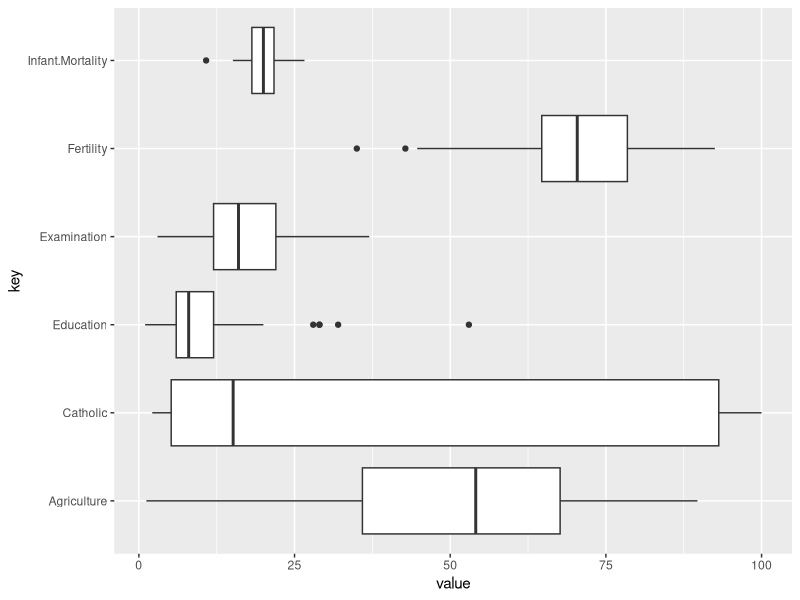
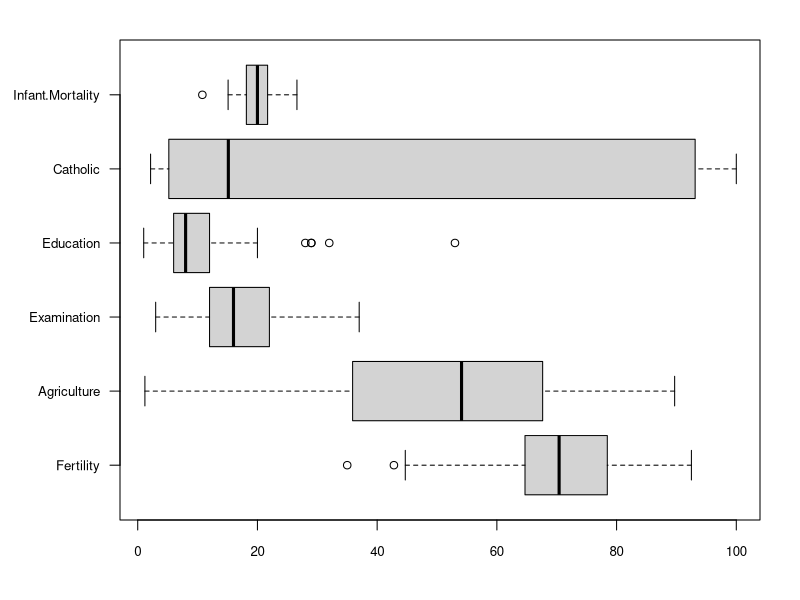

Write the R code that produced these figures, in order. (Note: this script raises an error after producing the figures.)
## ---- chunk 1
library(knitr)
options(digits = 3, scipen = 999)
opts_chunk$set(fig.align='center',
               echo = TRUE, message = FALSE,
               warning = FALSE,
               eval = TRUE, error = TRUE)
## ---- chunk 2
# install.packages("tidyverse") # uncomment if you haven't done this yet
library(tidyverse)
## ---- chunk 3
library(tidyverse)
tidyswiss <- swiss %>% rownames_to_column("Province") %>%
  gather(key, value, -Province)
ggplot(tidyswiss, aes(x = key, y = value)) + geom_boxplot() +
  coord_flip()
## ---- chunk 4
oldpar <- par(mar = c(4, 6, 2, 2))
boxplot(swiss,
        horizontal = TRUE,
        cex.axis = .8,
        las = 1)
par(oldpar)
## ---- chunk 5
df <- data.frame(x = 1:4, y = 1:2)
df
## ---- chunk 6
library(tibble)
df <- tibble(x = 1:4, y = 1:2)
## ---- chunk 7
df <- read.csv("../data/animals.csv")
df
str(df)
## ---- chunk 8
tib <- read_csv("../data/animals.csv")
str(tib)
## ---- chunk 9
x <- cbind(df[,1], df[,2]) 
class(x)
## ---- chunk 10
x
## ---- chunk 11
x <- bind_cols(tib[,1], tib[,2]) 
class(x)
## ---- chunk 12
x
## ---- chunk 13
class(df)
class(df[,1])
## ---- chunk 14
class(tib)
class(tib[,1])
## ---- chunk 15
# p. 115, Modern Applied Statistics with S-Plus (1999)
x <- rt(250, 9)
qqnorm(x); qqline(x)
## ---- chunk 16
df <- iris %>% dplyr::add_rownames()
## ---- chunk 17
df <- data.frame(x = rnorm(100))
hist(df$x)
## ---- chunk 18
x <- rnorm(100)
hist(x)
## ---- chunk 19
library(ggplot2)
ggplot(x, aes(x)) + geom_histogram()
## ---- chunk 20
ggplot(data.frame(x), aes(x)) + geom_histogram()
## ---- chunk 21
library(ggplot2)
ggplot(df, aes(x)) + geom_histogram()
